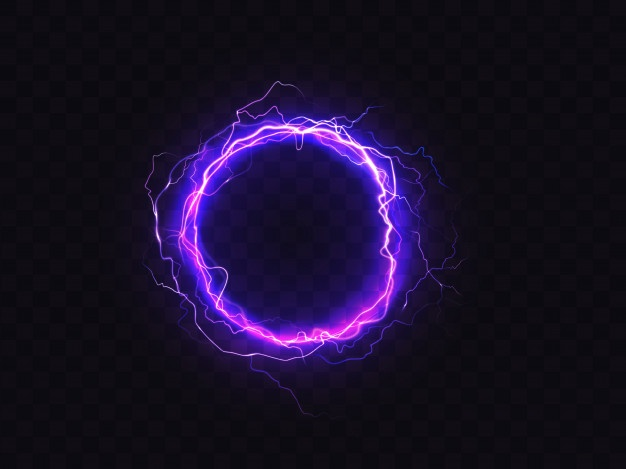
#> input picture new_data/1.jpg, 626 x 469 px
$ python -i filters.py   (imports and definitions only)
#> lines starting #> are read from the running program, lines starting #| are printed output that depends on the picture
import numpy as np
import math
import matplotlib.pyplot as plt
from skimage.color import rgb2gray
from utils import *

## Gaussian Filters
def distance(point1,point2):
    return math.sqrt((point1[0]-point2[0])**2 + (point1[1]-point2[1])**2)

# [55 lines left out: functions idealFilterLP, idealFilterHP, butterworthLP, butterworthHP, gaussianLP, gaussianHP, not called in this run]

def fourier_masker_ver(image):
    f_size = 15
    dark_image_grey_fourier = np.fft.fftshift(np.fft.fft2(rgb2gray(image)))
    dark_image_grey_fourier[:225, 235:240] = 1
    dark_image_grey_fourier[-225:,235:240] = 1
    fig, ax = plt.subplots(1,3,figsize=(15,15))
    ax[0].imshow(np.log(abs(dark_image_grey_fourier)), cmap='gray')
    ax[0].set_title('Masked Fourier', fontsize = f_size)
    ax[1].imshow(rgb2gray(image), cmap = 'gray')
    ax[1].set_title('Greyscale Image', fontsize = f_size)
    ax[2].imshow(abs(np.fft.ifft2(dark_image_grey_fourier)), cmap='gray')
    ax[2].set_title('Transformed Greyscale Image', fontsize = f_size)

# [37 lines left out: functions fourier_masker_hor, fourier_transform_rgb, not called in this run]

>>> import cv2
>>> picture = cv2.cvtColor(cv2.imread('new_data/1.jpg'), cv2.COLOR_BGR2RGB)
>>> result = fourier_masker_ver(picture)
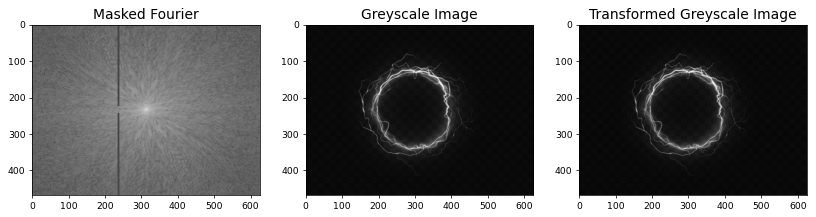
#> figure drawn by matplotlib, 3 panels

$ run again, on new_data/99.png
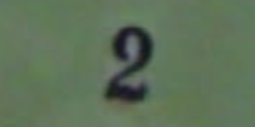
#> input picture new_data/99.png, 255 x 127 px
#> `result = fourier_masker_ver(picture)`:
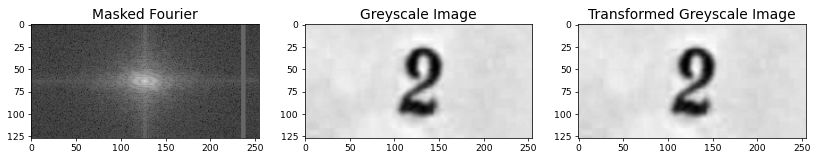
#> figure drawn by matplotlib, 3 panels
